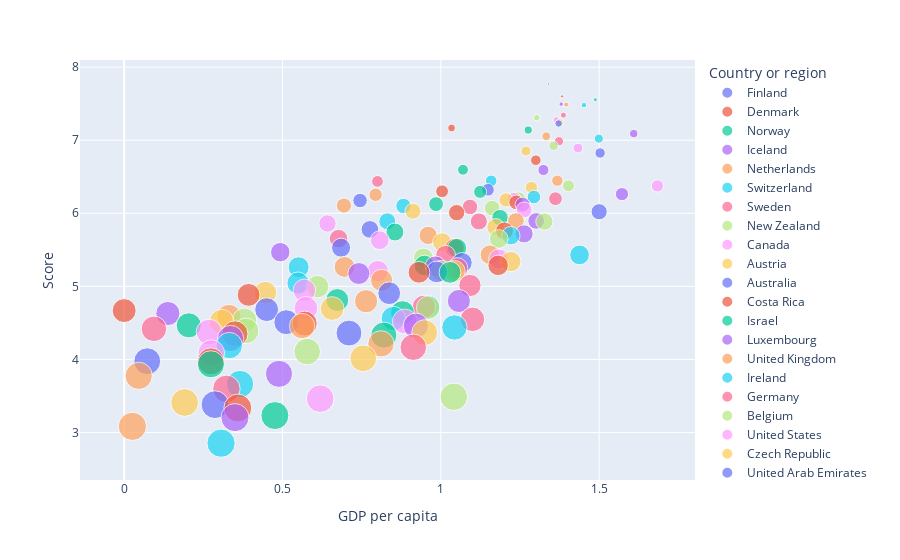

Write notebook code for a chart like this one.
### Code cell
#rapport de corrélation entre le PIB d'un pays ou d'une région et son score 
fig = px.scatter(data, x='GDP per capita', y='Score', color='Country or region', size='Overall rank')
fig.show()
